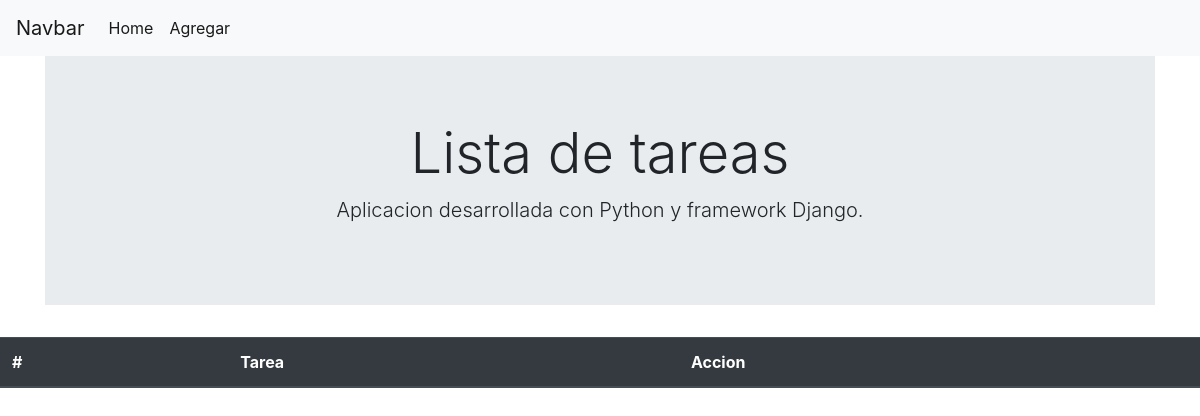
/, run on an earlier commit of the app's database.
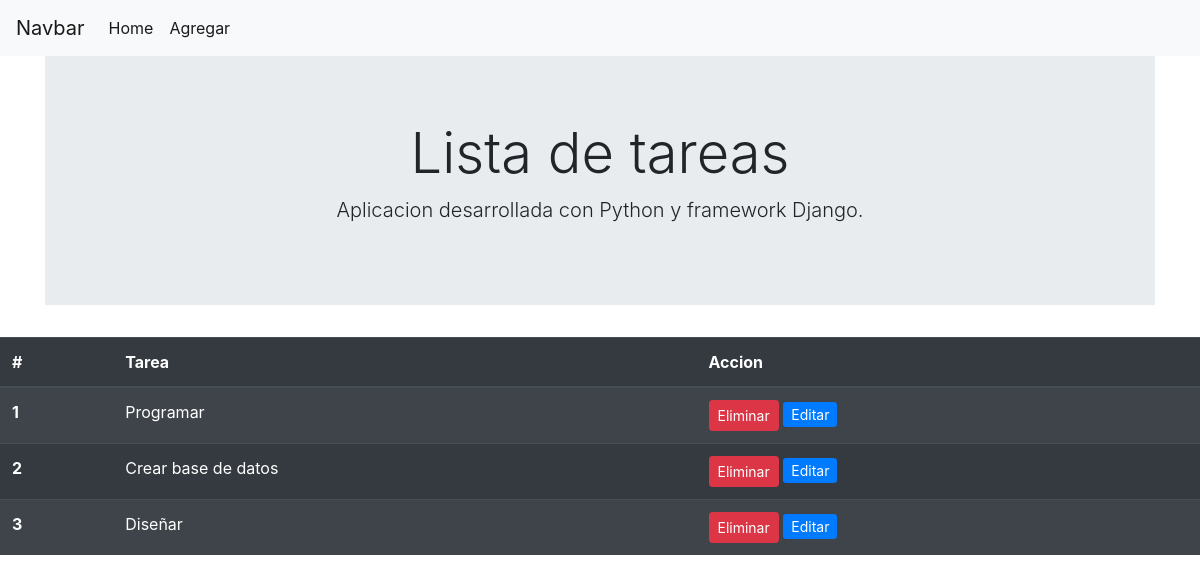
And on a later commit of the database.
### todo/models.py (models this page shows)
class Tarea(models.Model):
    tarea=models.CharField(max_length=100)
    def __str__(self):
        return self.tarea

### todo/views.py (the view)
# urls.py: 2. Add a URL to urlpatterns:  path('', views.home, name='home')
def home(request):
    tareas=Tarea.objects.all()
    context={'tareas':tareas}
    return render(request,'todo/home.html',context)

### todo/templates/todo/home.html (shortened to what this page needs)
{% extends 'todo/layout.html' %}
{% block content %}
<div  class=”container”>
    <table class="table table-striped table-dark">
        <thead>
        <tr>
            <th scope="col">#</th>
            <th scope="col">Tarea</th>
            <th scope="col">Accion</th>
        </tr>
        </thead>
        <tbody>
            {% for tarea in tareas %}
            <tr>
                <th scope="row">{{tarea.id}}</th>
                <td>{{tarea}}</td>
                <td>
                    <a class="btn btn-danger btn-sm" href="{% url 'eliminar' tarea.id %}">Eliminar</a>
                    <a class="btan btn-primary btn-sm" href="{% url 'editar' tarea.id %}">Editar</a>
                </td>
            </tr>
            {%endfor %}
        </tbody>
    </table>
    {% endblock %}

### todo/templates/todo/layout.html (shortened to what this page needs)
<!doctype html>
<html lang="es" dir="">
  <head>
    <link rel="stylesheet" href="https://cdn.jsdelivr.net/npm/bootstrap@4.6.2/dist/css/bootstrap.min.css">
  </head>
  <body>
    <nav class="navbar navbar-expand-lg navbar-light bg-light">
        <a class="navbar-brand" href="#">Navbar</a>
        <div class="collapse navbar-collapse" id="navbarSupportedContent">
        <ul class="navbar-nav mr-auto">
            <li class="nav-item">
                <a class="nav-link active" href="{% url 'home' %}">Home</a>
                </li>
            <li class="nav-item">
            <a class="nav-link active" href="{% url 'agregar' %}">Agregar</a>
            </li>
        </ul>
    </nav>
    <div class="container text-center">
        <div class="jumbotron jumbotron-fluid">
            <div class="container">
            <h1 class="display-4">Lista de tareas</h1>
            <p class="lead">Aplicacion desarrollada con Python y framework Django.</p>
            </div>
        </div>
    </div>
    {% block content %}
    {% endblock %}
  </body>
</html>

What changed in the data, as far as the page shows it:
added Tarea: id "1", tarea "Programar"
added Tarea: id "2", tarea "Crear base de datos"
added Tarea: id "3", tarea "Diseñar"
